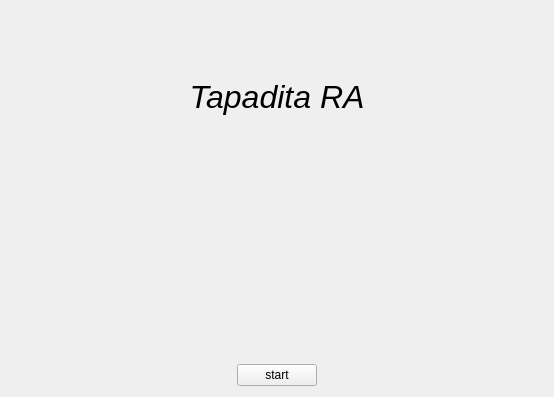
<?xml version="1.0" encoding="UTF-8"?>
<ui version="4.0">
 <class>Inicio</class>
 <widget class="QWidget" name="Inicio">
  <property name="geometry">
   <rect>
    <x>0</x>
    <y>0</y>
    <width>554</width>
    <height>397</height>
   </rect>
  </property>
  <property name="windowTitle">
   <string>Form</string>
  </property>
  <layout class="QGridLayout" name="gridLayout">
   <item row="2" column="2">
    <spacer name="horizontalSpacer_2">
     <property name="orientation">
      <enum>Qt::Horizontal</enum>
     </property>
     <property name="sizeHint" stdset="0">
      <size>
       <width>219</width>
       <height>20</height>
      </size>
     </property>
    </spacer>
   </item>
   <item row="0" column="0" colspan="3">
    <widget class="QLabel" name="ltitle">
     <property name="font">
      <font>
       <family>Ubuntu</family>
       <pointsize>24</pointsize>
       <italic>true</italic>
      </font>
     </property>
     <property name="text">
      <string>Tapadita RA</string>
     </property>
     <property name="alignment">
      <set>Qt::AlignCenter</set>
     </property>
    </widget>
   </item>
   <item row="2" column="1">
    <widget class="QPushButton" name="pbstart">
     <property name="text">
      <string>start</string>
     </property>
    </widget>
   </item>
   <item row="1" column="0">
    <widget class="RegisterPlayer" name="rp1" native="true"/>
   </item>
   <item row="2" column="0">
    <spacer name="horizontalSpacer">
     <property name="orientation">
      <enum>Qt::Horizontal</enum>
     </property>
     <property name="sizeHint" stdset="0">
      <size>
       <width>219</width>
       <height>20</height>
      </size>
     </property>
    </spacer>
   </item>
   <item row="1" column="2">
    <widget class="RegisterPlayer" name="rp2" native="true"/>
   </item>
  </layout>
 </widget>
 <customwidgets>
  <customwidget>
   <class>RegisterPlayer</class>
   <extends>QWidget</extends>
   <header>view/registerplayer.h</header>
   <container>1</container>
  </customwidget>
 </customwidgets>
 <resources/>
 <connections/>
</ui>
